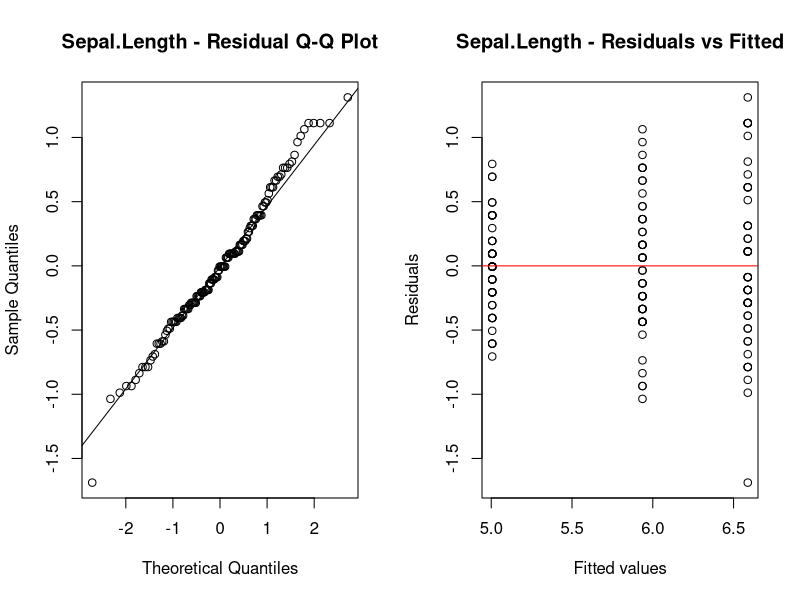
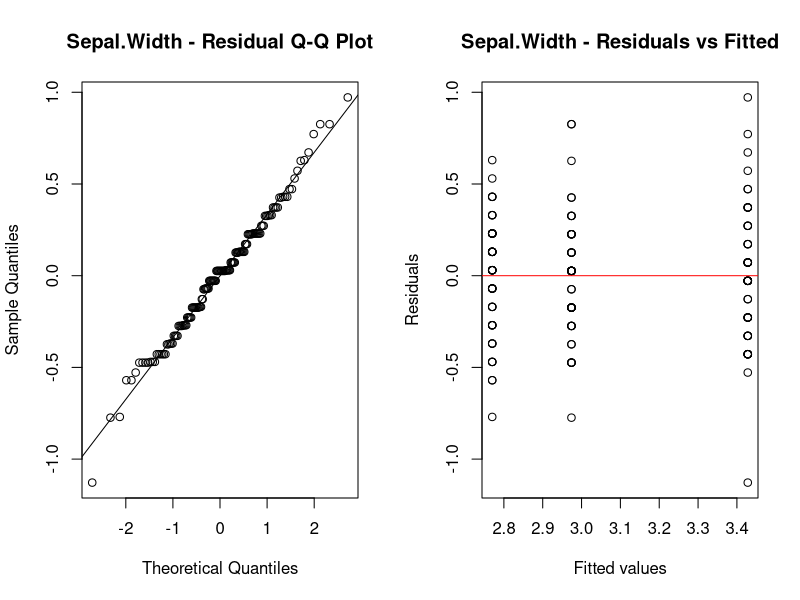
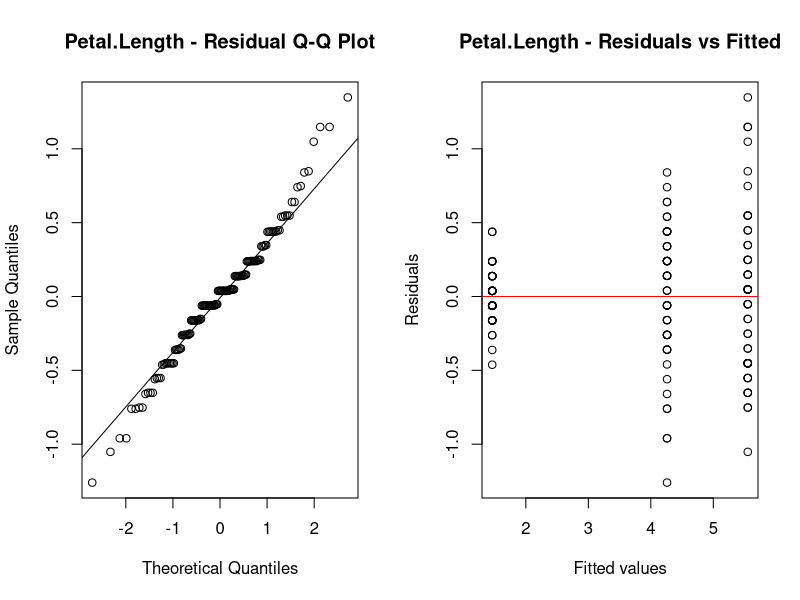
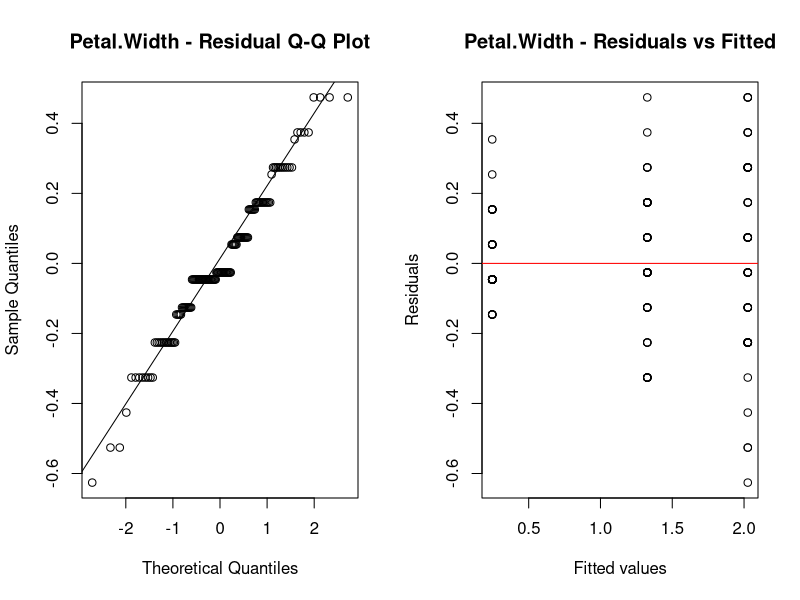
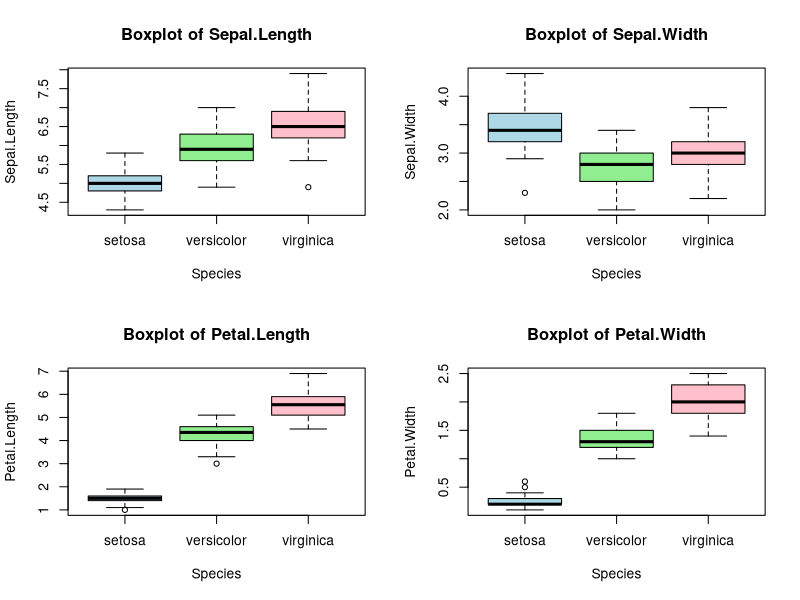
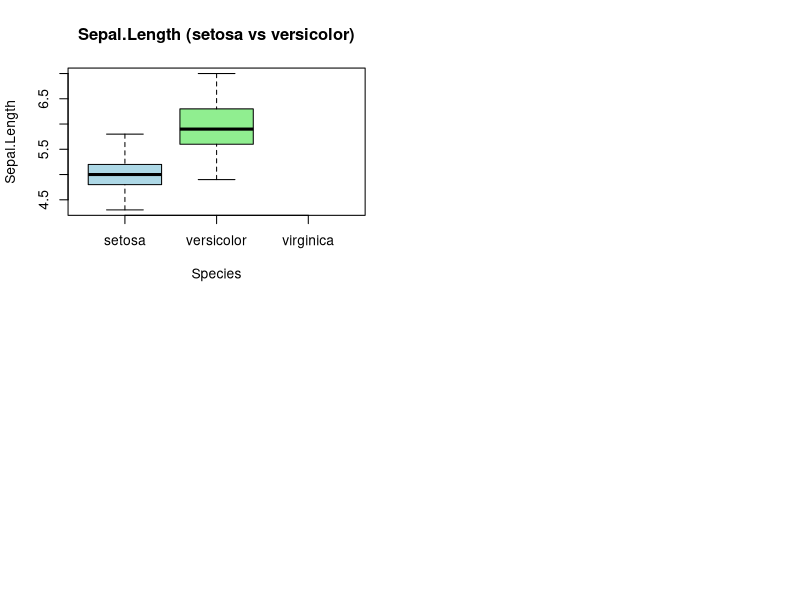

Recreate these plots in R, in order.
## ---- chunk 1
# iris 데이터 불러오기
data(iris)

# setosa와 versicolor
iris_sub <- subset(iris, Species %in% c("setosa", "versicolor"))

# Sepal.Length t-test
t.test(Sepal.Length ~ Species, data = iris_sub)

# Sepal.Width t-test
t.test(Sepal.Width ~ Species, data = iris_sub)

# Petal.Length t-test
t.test(Petal.Length ~ Species, data = iris_sub)

# Petal.Width t-test
t.test(Petal.Width ~ Species, data = iris_sub)
## ---- chunk 2
# iris 데이터 불러오기
data(iris)

# Sepal.Length ANOVA
anova_sepal_length <- aov(Sepal.Length ~ Species, data = iris)
summary(anova_sepal_length)

# Sepal.Width ANOVA
anova_sepal_width <- aov(Sepal.Width ~ Species, data = iris)
summary(anova_sepal_width)

# Petal.Length ANOVA
anova_petal_length <- aov(Petal.Length ~ Species, data = iris)
summary(anova_petal_length)

# Petal.Width ANOVA
anova_petal_width <- aov(Petal.Width ~ Species, data = iris)
summary(anova_petal_width)
## ---- chunk 3
library(car)
library(lmtest)
# iris 데이터
data(iris)

# 검사할 변수 목록
vars <- c("Sepal.Length", "Sepal.Width", "Petal.Length", "Petal.Width")

for (v in vars) {
  cat("\n====================================\n")
  cat("변수:", v, "\n")
  cat("====================================\n")
  
  # 1. 정규성 검정: 각 Species 그룹별 Shapiro-Wilk 검정
  cat("\n[1] 그룹별 정규성 검정 (Shapiro-Wilk)\n")
  split_data <- split(iris[[v]], iris$Species)
  shapiro_results <- lapply(split_data, shapiro.test)
  
  for (sp in names(shapiro_results)) {
    cat("\nSpecies:", sp, "\n")
    print(shapiro_results[[sp]])
  }
  
  # 2. 등분산성 검정: Bartlett 검정
  cat("\n[2] 등분산성 검정 (Bartlett test)\n")
  formula_txt <- as.formula(paste(v, "~ Species"))
  print(bartlett.test(formula_txt, data = iris))
  
  # 2-1. 등분산성 검정: Levene 검정
  cat("\n[3] 등분산성 검정 (Levene test)\n")
  print(leveneTest(formula_txt, data = iris))
  
  # 3. ANOVA 모델 적합
  fit <- aov(formula_txt, data = iris)
  
  # 4. Q-Q plot과 Residual plot
  par(mfrow = c(1, 2))
  qqnorm(residuals(fit), main = paste(v, "- Residual Q-Q Plot"))
  qqline(residuals(fit))
  
  plot(fitted(fit), residuals(fit),
       main = paste(v, "- Residuals vs Fitted"),
       xlab = "Fitted values", ylab = "Residuals")
  abline(h = 0, col = "red")
}
## ---- chunk 4
par(mfrow = c(2, 2))

vars <- c("Sepal.Length", "Sepal.Width", "Petal.Length", "Petal.Width")

for (v in vars) {
  boxplot(as.formula(paste(v, "~ Species")),
          data = iris,
          main = paste("Boxplot of", v),
          xlab = "Species",
          ylab = v,
          col = c("lightblue", "lightgreen", "pink"))
}
## ---- chunk 5
iris_sub <- subset(iris, Species %in% c("setosa", "versicolor"))

boxplot(Sepal.Length ~ Species,
        data = iris_sub,
        main = "Sepal.Length (setosa vs versicolor)",
        col = c("lightblue", "lightgreen"))
